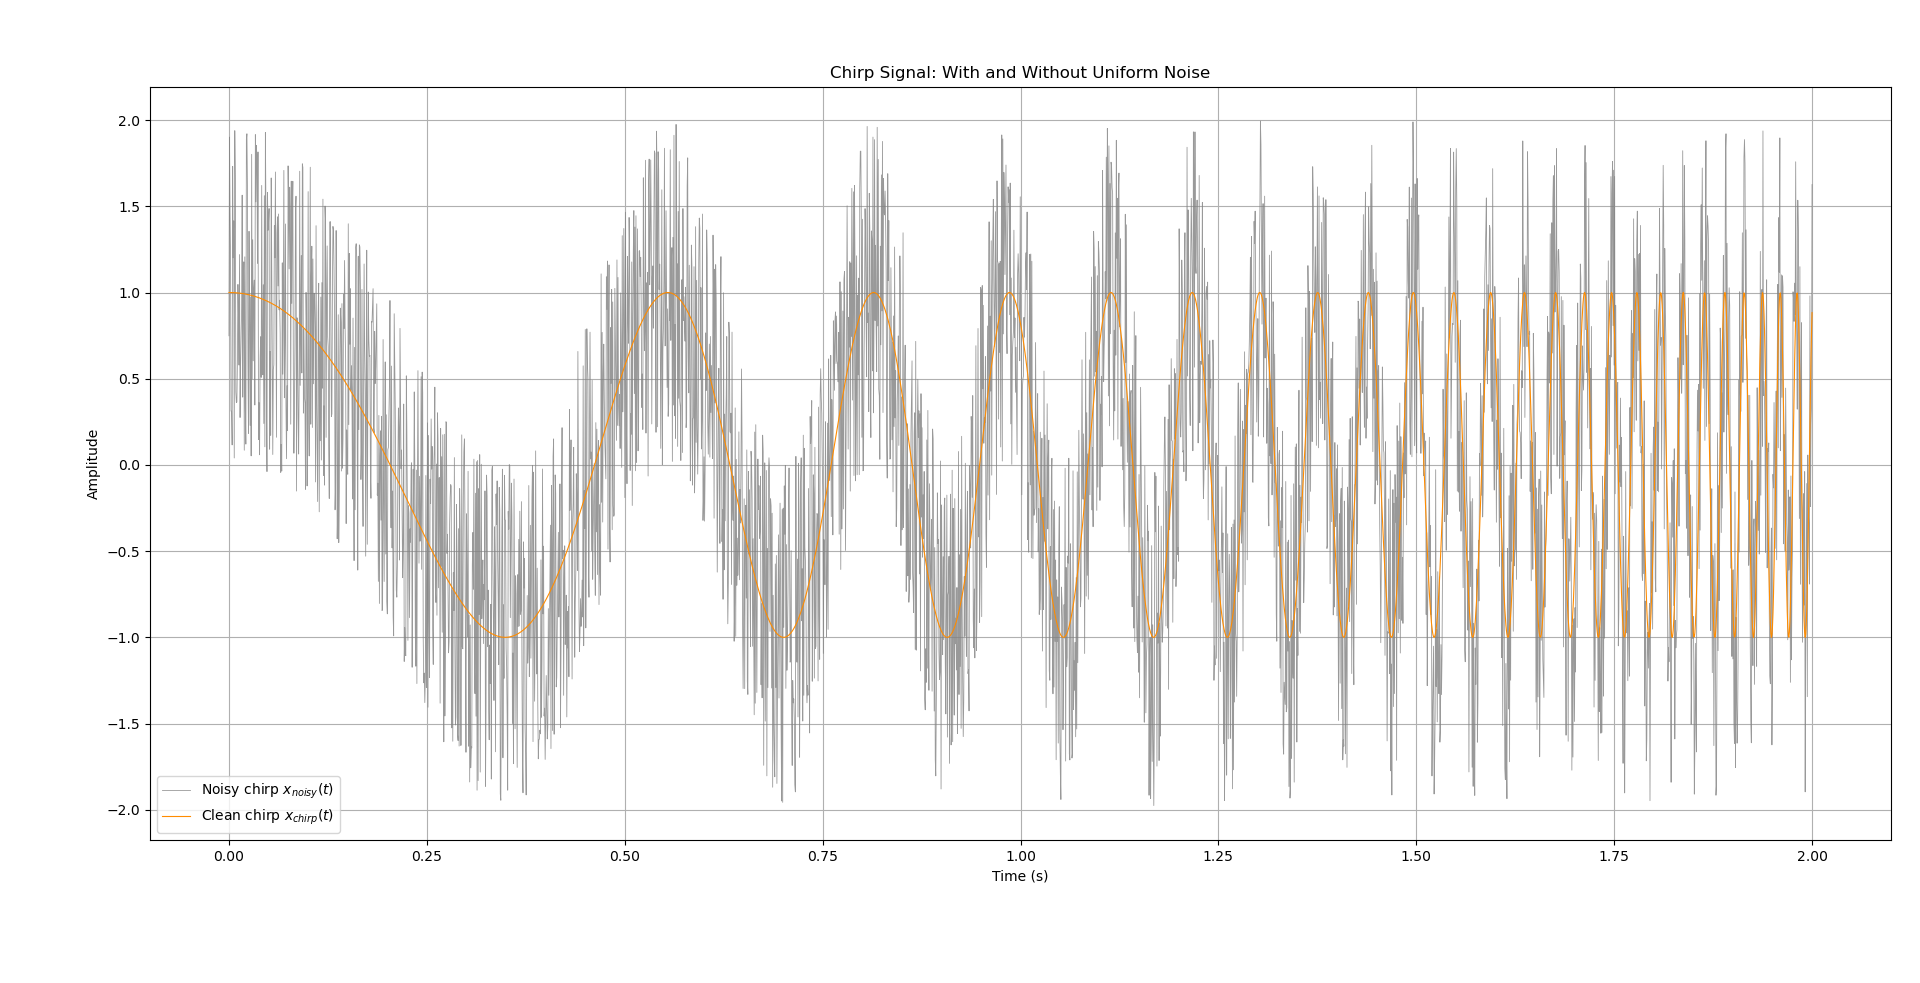

This chart was generated by the following Python code:
'''
Q5. (12%) Continuing from Q4's chirp signal, add uniform noise (using NumPy's Random package).
Uniform distribution interval: [-1, 1].

Draw both signal waveforms on the same graph:
    overlay the noise-free chirp on the noisy chirp, and label each wave function.

Calculate the phasor of the noise wave: amplitude and phase shift.
'''

import numpy as np
import matplotlib.pyplot as plt
from scipy.signal import chirp

# ===========================================================================================================

# Parameters (same as Q4)
fs  = 1500
t   = np.linspace(0, 2, fs * 2)
f0  = 1
f1  = 350
t1  = 3
phi = 0

# ===========================================================================================================

# Generate chirp (no noise)
x_chirp = chirp(t, f0=f0, f1=f1, t1=t1, method='logarithmic', phi=phi)

# Generate uniform noise on [-1, 1]
np.random.seed(42)
noise = np.random.uniform(-1, 1, size=len(t))

# Noisy chirp
x_noisy = x_chirp + noise

# ===========================================================================================================

# Draw both waveforms on the same graph (noisy first, clean on top).
# Ans:
plt.figure(figsize=(10, 4))
plt.plot(t, x_noisy,  linewidth=0.6, color='gray',       alpha=0.8, label='Noisy chirp $x_{noisy}(t)$')
plt.plot(t, x_chirp,  linewidth=0.8, color='darkorange',             label='Clean chirp $x_{chirp}(t)$')
plt.title('Chirp Signal: With and Without Uniform Noise')
plt.xlabel('Time (s)')
plt.ylabel('Amplitude')
plt.grid(True)
plt.legend()
plt.tight_layout()
plt.show()

# ===========================================================================================================

# Calculate the phasor of the noise wave: amplitude and phase shift.
# Ans:
# Convert the noise signal to a complex phasor representation using the
# discrete Fourier transform (DFT). The dominant (DC) component of the
# noise gives the "average" phasor; alternatively we use the overall
# complex representation at the fundamental analysis frequency.
#
# For a random noise signal, the conventional approach is:
#   Treat the noise as a complex signal via its analytic representation,
#   then compute the mean amplitude and mean phase.

# Method: compute the FFT and find the component with maximum magnitude
N       = len(noise)
noise_fft = np.fft.fft(noise) / N          # normalise
freqs     = np.fft.fftfreq(N, d=1/fs)

# Index of maximum magnitude (dominant frequency component of noise)
idx = np.argmax(np.abs(noise_fft[:N // 2]))

A_noise   = 2 * np.abs(noise_fft[idx])     # factor 2: one-sided spectrum
phi_noise = np.angle(noise_fft[idx])

print("=== Phasor of the Noise Wave ===")
print(f"Dominant frequency : {freqs[idx]:.4f} Hz")
print(f"Amplitude          : {A_noise:.4f}")
print(f"Phase shift        : {phi_noise:.4f} rad  ({np.degrees(phi_noise):.2f}°)")

# ===========================================================================================================

# Frequency domain plots
N       = len(t)
freqs   = np.fft.rfftfreq(N, d=1/fs)   # one-sided frequency axis

# FFT magnitudes (one-sided, normalised)
def compute_magnitude(signal):
    S = np.fft.rfft(signal) / N
    mag = 2 * np.abs(S)
    mag[0] /= 2        # DC component not doubled
    return mag

mag_chirp  = compute_magnitude(x_chirp)
mag_noise  = compute_magnitude(noise)
mag_noisy  = compute_magnitude(x_noisy)

# --- Plot 1: frequency spectrum of clean chirp ---
plt.figure(figsize=(10, 4))
plt.plot(freqs, mag_chirp, color='darkorange', linewidth=0.8, label='Clean chirp $X_{chirp}(f)$')
plt.title('Frequency Spectrum – Clean Chirp')
plt.xlabel('Frequency (Hz)')
plt.ylabel('Magnitude')
plt.xlim(0, fs / 2)
plt.grid(True)
plt.legend()
plt.tight_layout()
plt.show()

# --- Plot 2: frequency spectrum of noise ---
plt.figure(figsize=(10, 4))
plt.plot(freqs, mag_noise, color='steelblue', linewidth=0.8, label='Noise $N(f)$')
plt.title('Frequency Spectrum – Uniform Noise')
plt.xlabel('Frequency (Hz)')
plt.ylabel('Magnitude')
plt.xlim(0, fs / 2)
plt.grid(True)
plt.legend()
plt.tight_layout()
plt.show()

# --- Plot 3: frequency spectra of noisy vs clean chirp overlaid ---
plt.figure(figsize=(10, 4))
plt.plot(freqs, mag_noisy, color='gray',       linewidth=0.8, alpha=0.8, label='Noisy chirp $X_{noisy}(f)$')
plt.plot(freqs, mag_chirp, color='darkorange', linewidth=0.8,             label='Clean chirp $X_{chirp}(f)$')
plt.title('Frequency Spectrum – Noisy vs Clean Chirp')
plt.xlabel('Frequency (Hz)')
plt.ylabel('Magnitude')
plt.xlim(0, fs / 2)
plt.grid(True)
plt.legend()
plt.tight_layout()
plt.show()
